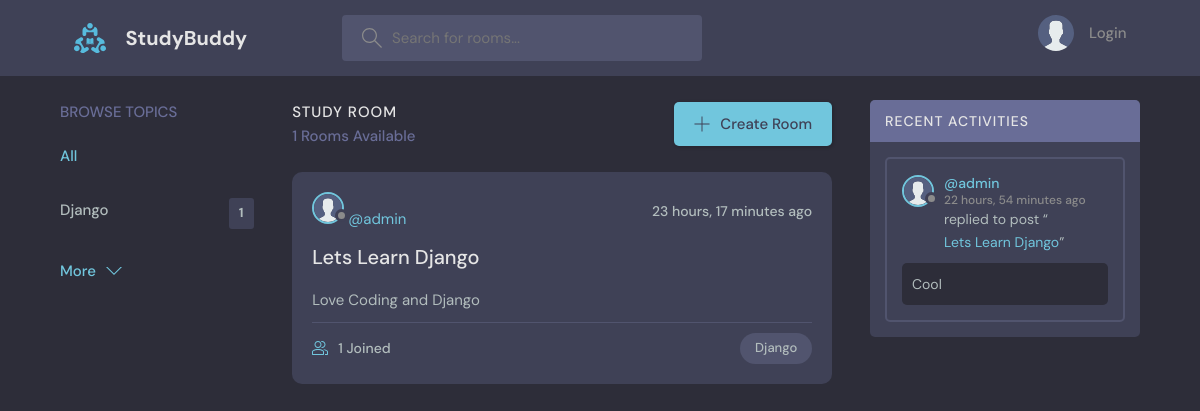
Before: / with the older database file.
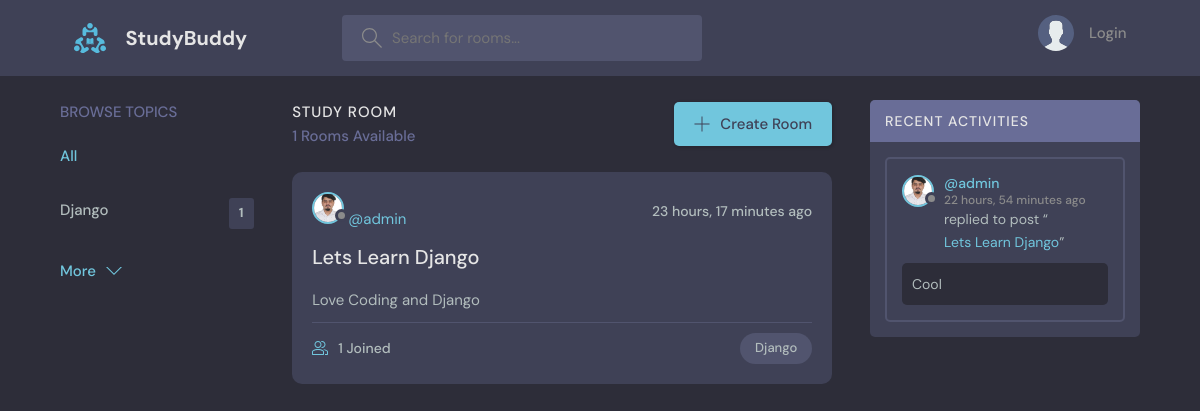
After: the same page with the newer database file.
### base/models.py (models this page shows, shortened)
class Room(models.Model):
    host = models.ForeignKey(User, on_delete=models.SET_NULL, null=True)
    topic = models.ForeignKey(Topic, on_delete=models.SET_NULL, null=True)
    name = models.CharField(max_length=200)
    desc = models.TextField(max_length=200, null=True, blank=True)
    updated = models.DateTimeField(auto_now=True)
    created = models.DateTimeField(auto_now_add=True)
    participants = models.ManyToManyField(User, related_name='participants', blank=True)
    class Meta:
        ordering = ['-updated', '-created']
    def __str__(self):
        return self.name

class User(AbstractUser):
    name = models.CharField(max_length=200, null=True)
    email = models.EmailField(unique=True)
    username = models.CharField(unique=True, max_length=17, null=True)
    bio = models.TextField(null=True)
    avatar = models.ImageField(null=True, default="avatar.svg")
    USERNAME_FIELD = 'email'
    REQUIRED_FIELDS = []

class Message(models.Model):
    user = models.ForeignKey(User, on_delete=models.CASCADE)
    room = models.ForeignKey(Room, on_delete=models.CASCADE)
    body = models.TextField()
    updated = models.DateTimeField(auto_now=True)
    created = models.DateTimeField(auto_now_add=True)
    class Meta:
        ordering = ['-updated', '-created']
    def __str__(self):
        return self.body[0:50]

class Topic(models.Model):
    name = models.CharField(max_length=200)

### base/views.py (the view)
# urls.py: path('', views.home, name='home'),
def home(req):
    q = req.GET.get('q') if req.GET.get('q') != None else ''
    rooms = Room.objects.filter(
        Q(topic__name__icontains=q) |
        Q(name__icontains=q) |
        Q(desc__icontains=q)
        )
    topics = Topic.objects.all()[0:5]
    room_count = rooms.count()
    room_messages = Message.objects.filter(Q(room__topic__name__icontains=q))[0:5]
    context = {'rooms': rooms, 'topics': topics, 'room_count': room_count, 'room_messages': room_messages}
    return render(req, 'base/home.html', context)

### templates/base/home.html (shortened to what this page needs)
{% extends 'main.html' %} {% block content %}
<main class="layout layout--3">
  <div class="container">
    {% include 'base/topic_component.html' %}
    <div class="roomList">
      <div class="roomList__header">
        <div>
          <h2>Study Room</h2>
          <p>{{room_count}} Rooms Available</p>
        </div>
        <a class="btn btn--main" href="{% url 'create-room' %}">
          <svg
            version="1.1"
            xmlns="http://www.w3.org/2000/svg"
            width="32"
            height="32"
            viewBox="0 0 32 32"
          >
            <title>add</title>
            <path
              d="M16.943 0.943h-1.885v14.115h-14.115v1.885h14.115v14.115h1.885v-14.115h14.115v-1.885h-14.115v-14.115z"
            ></path>
          </svg>
          Create Room
        </a>
      </div>
      {% include 'base/feed_component.html' %}
    </div>
    <div class="activities">
      <div class="activities__header">
        <h2>Recent Activities</h2>
      </div>
      {% include 'base/activity_feed.html' %}
    </div>
  </div>
</main>
{% endblock %}

### templates/base/feed_component.html (shortened to what this page needs)
{% for room in rooms %}
<div class="roomListRoom">
  <div class="roomListRoom__header">
    <a href="{% url 'user' room.host.id %}">
       <class="roomListRoom__author">
      <div class="avatar avatar--small">
        <img src="{{room.host.avatar.url}}" />
      </div>
      <span>@{{room.host.username}}</span>
    </a>
    <div class="roomListRoom__actions">
      <span>{{room.created|timesince}} ago</span>
    </div>
  </div>
  <div class="roomListRoom__content">
    <a href="{% url 'room' room.id %}">{{room.name}}</a>
    <p>{{room.desc}}</p>
  </div>
  <div class="roomListRoom__meta">
    <a href="room.html" class="roomListRoom__joined">
      {{room.participants.all.count}} Joined
    </a>
    <p class="roomListRoom__topic">{{room.topic.name}}</p>
  </div>
</div>
{% endfor %}

### templates/base/activity_feed.html (shortened to what this page needs)
{% for message in room_messages %}
<div class="activities__box">
  <div class="activities__boxHeader roomListRoom__header">
    <a href="{% url 'user' message.user.id %}" class="roomListRoom__author">
      <div class="avatar avatar--small">
        <img src="{{message.user.avatar.url}}" />
      </div>
      <p>
        @{{message.user.username}}
        <span>{{message.created|timesince}} ago</span>
      </p>
    </a>
  </div>
  <div class="activities__boxContent">
    <p>
      replied to post “<a href="{% url 'room' message.room.id %}"
        >{{message.room}}</a
      >”
    </p>
    <div class="activities__boxRoomContent">{{message.body}}</div>
  </div>
</div>
{% endfor %}

Changed rows visible on the page:
changed through a linked row, Room "Lets Learn Django": host.avatar: picture added in place of a placeholder
changed through a linked row, Message "Cool": user.avatar: picture added in place of a placeholder
